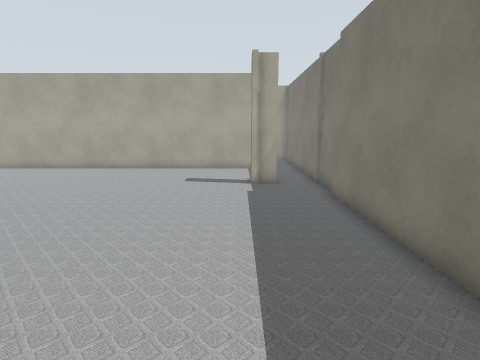
[1] (above)

24 first-person views from a walk through a Gazebo world. The camera is 1.2 m above the floor, tilts 10° down and sees 80° across. Floor lines are 1 m apart. The floor is counted in squares, 0.5 m on a side. Each view is taken from the middle of a square. On the plan, view 1 faces up. The plan holds only what a view shows up to about 18 squares ahead; the rest is blank. The place goes on beyond the plan. Simple patterns stand in for the simulator's built-in surfaces.

[2]
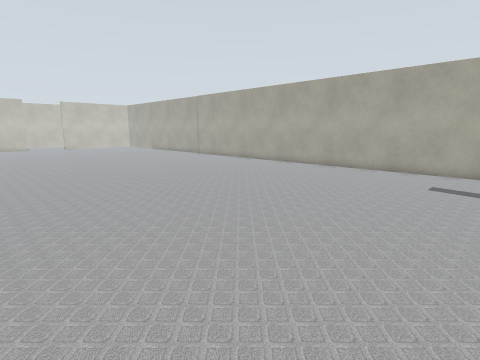

[3]
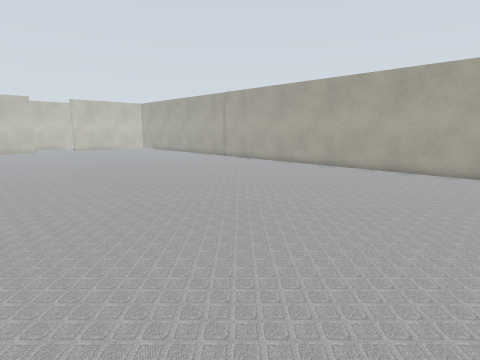

[4]
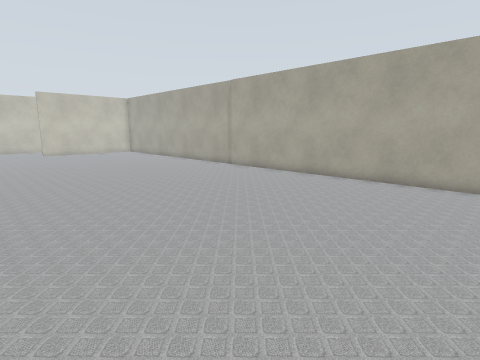

[5]
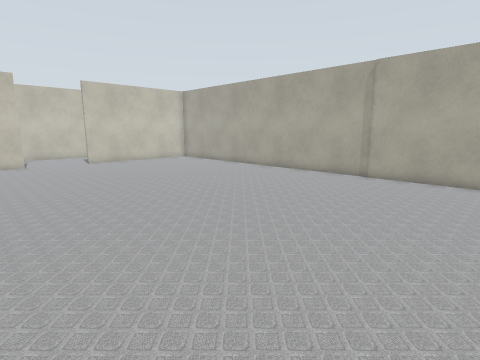

[6]
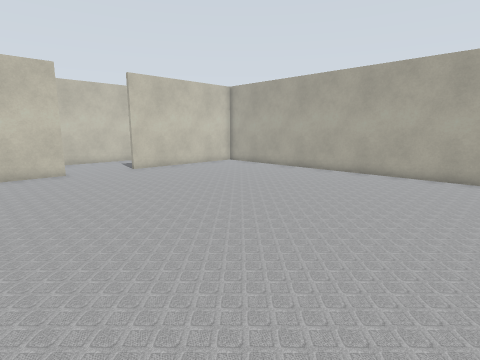

[7]
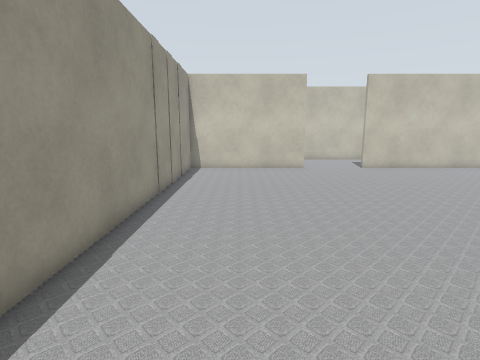

[8]
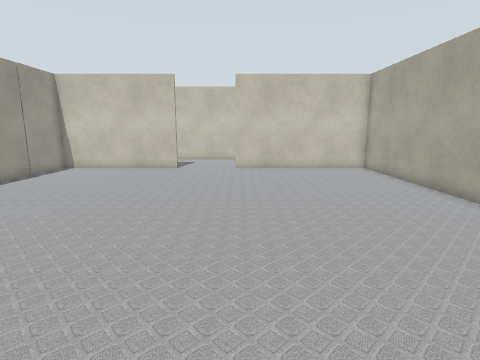

[9]
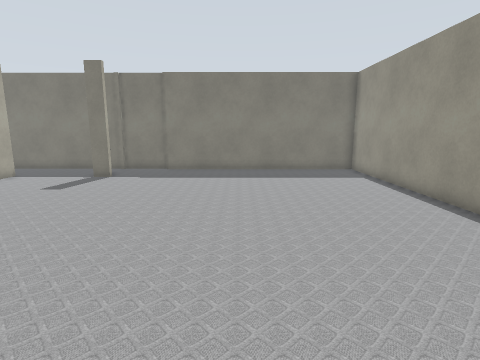

[10]
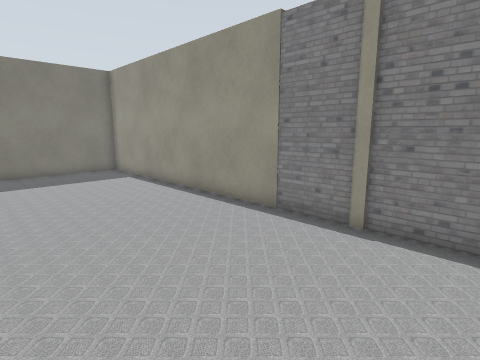

[11]
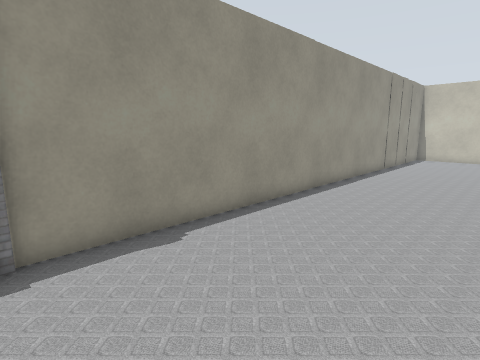

[12]
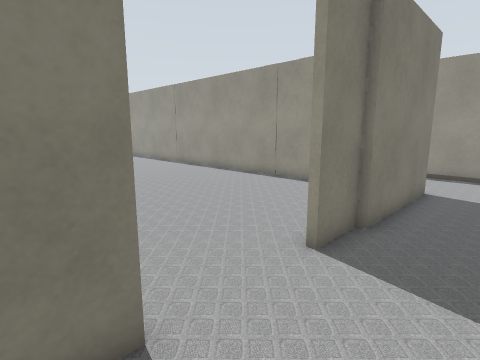

[13]
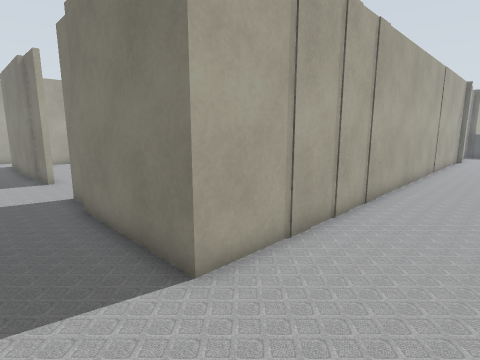

[14]
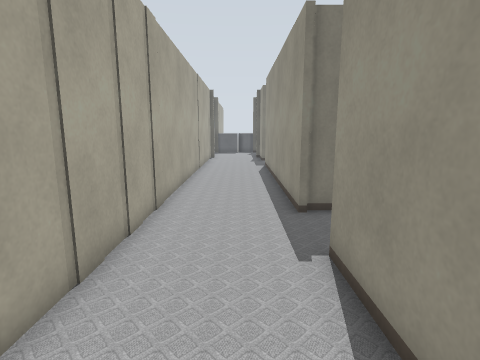

[15]
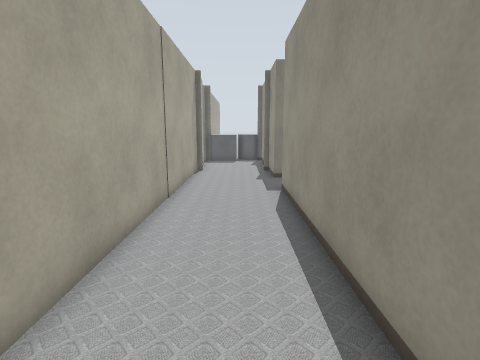

[16]
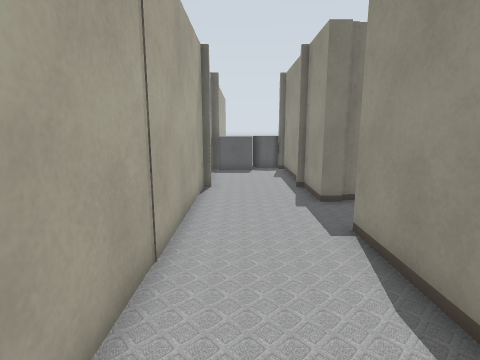

[17]
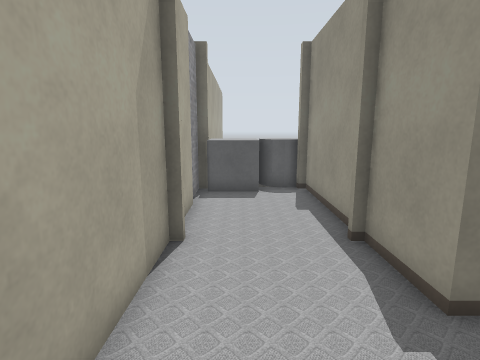

[18]
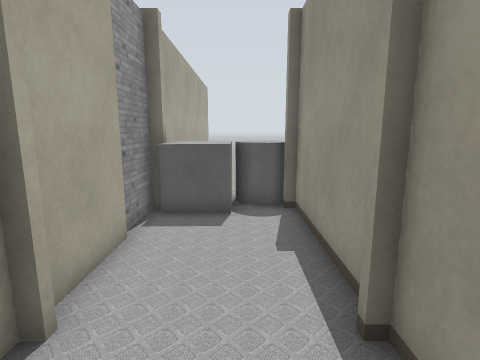

[19]
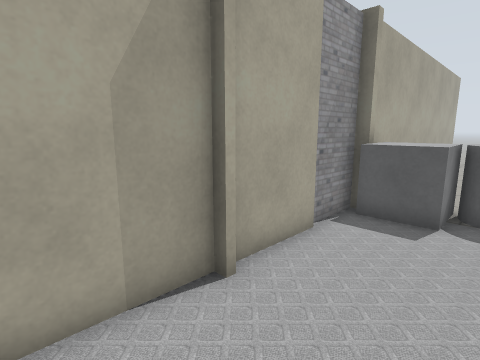

[20]
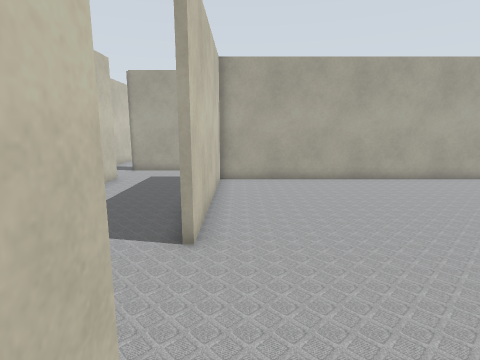

[21]
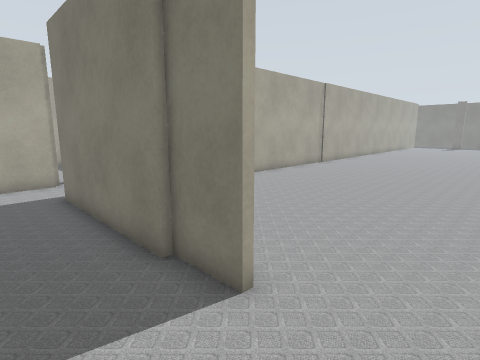

[22]
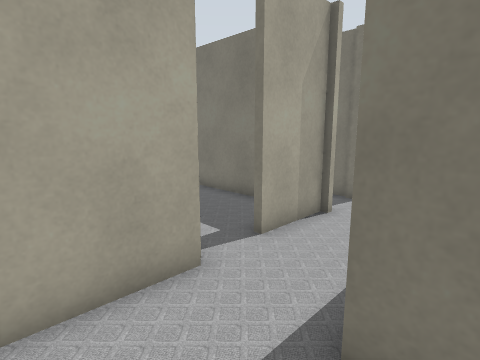

[23]
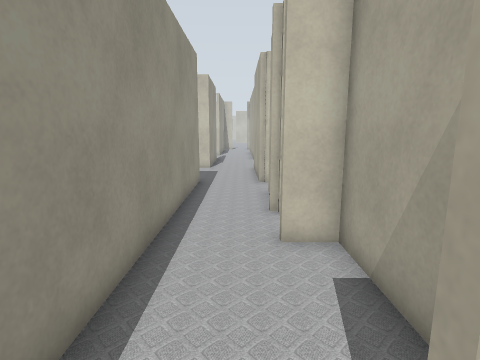

[24]
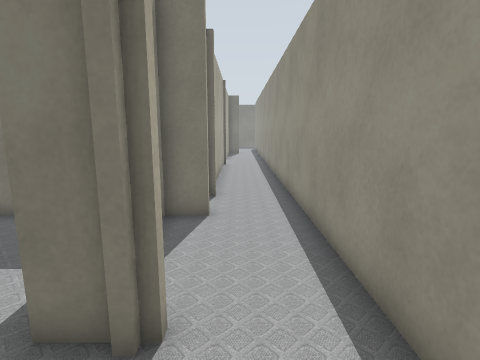

### Floor plan
Points are (right, up) in squares from view 1. A wall is a line through its corners. A room is listed if a view was taken in it or the views show most of it. See-through windows are left out.
Room 1 (views 1, 2, 3, 4, 5, 6, 7, 8, 9, 10, 11, 20)
walls: (-14.6, -0.9) (3.4, -0.9) (3.4, 10.5); (0.5, 12.6) (0.5, 13.6); (1.8, 13.1) (0.8, 13.1); (0.9, 17.7) (-40, 17.7) (-40, 9.6); (3.7, 10.5) (3.7, 13.1); (3.7, 13.4) (3.7, 17.6); (-40, 6.1) (-40, -1.1) (-14.5, -1.1)
ways out: opening at (-40, 8) to room 2; opening at (2, 18) to room 3
Room 2 (views 12, 13, 14, 15, 16, 17, 18, 19, 21, 22)
walls: (-17.1, -1.9) (-17.1, -1.4) (-40.5, -1.4) (-40.5, 4.1); (-13.8, -1.4) (-16.6, -1.4); (-19.6, -6.5) (-19.6, -5.7) (-11.4, -5.7); (-11.4, -1.4) (-13.6, -1.4); (-33.6, -6.5) (-33.6, -6); (-34, -5.7) (-22.4, -5.7); (2.5, -1.4) (-10.2, -1.4); (-40.2, 4) (-40.2, 6.1); (-41.8, -5.7) (-36.8, -5.7); (-40.2, 9.6) (-40.2, 11.8); (-40.5, 11.6) (-40.5, 18.1); (-40, 20.9) (-43.5, 20.9)
ways out: opening at (-40, 8) to room 1; opening at (-40, 19.5) to room 3
objects: grey box (-12, -4) to (-10, -2); other object (-11, -5) to (-10, -4)
Room 3 (views 23, 24)
walls: (-18.2, 21.1) (-22.8, 21.1); (-28.2, 20.9) (-28.2, 22.1) (-32.9, 22.1) (-32.9, 20.9); (-35.4, 21.1) (-38.2, 21.1); (3.7, 17.6) (3.7, 20.1); (-40.5, 18.1) (-17.9, 18.1)
ways out: opening at (2, 18) to room 1; opening at (-40, 19.5) to room 2; opening at (-39, 21); opening at (-34, 21.5); opening at (-26.5, 21)

Positions as (right, up) in squares from view 1, and headings:
1: (0, 0), facing up
2: (0, 0), facing up-left
3: (-4, 0), facing up-left
4: (-9, 4), facing up-left
5: (-18, 3), facing up-left
6: (-23, 2), facing up-left
7: (-22, 2), facing left
8: (-22, 10), facing left
9: (-14, 6), facing right
10: (-14, 6), facing down-right
11: (-14, 5), facing down-left
12: (-43, 11), facing down-right
13: (-43, -5), facing up-right
14: (-42, -4), facing right
15: (-34, -4), facing right
16: (-29, -3), facing right
17: (-23, -3), facing right
18: (-20, -4), facing right
19: (-20, -5), facing up-right
20: (-39, 4), facing up
21: (-43, 7), facing up-right
22: (-43, 17), facing up-right
23: (-27, 20), facing left
24: (-36, 20), facing right
